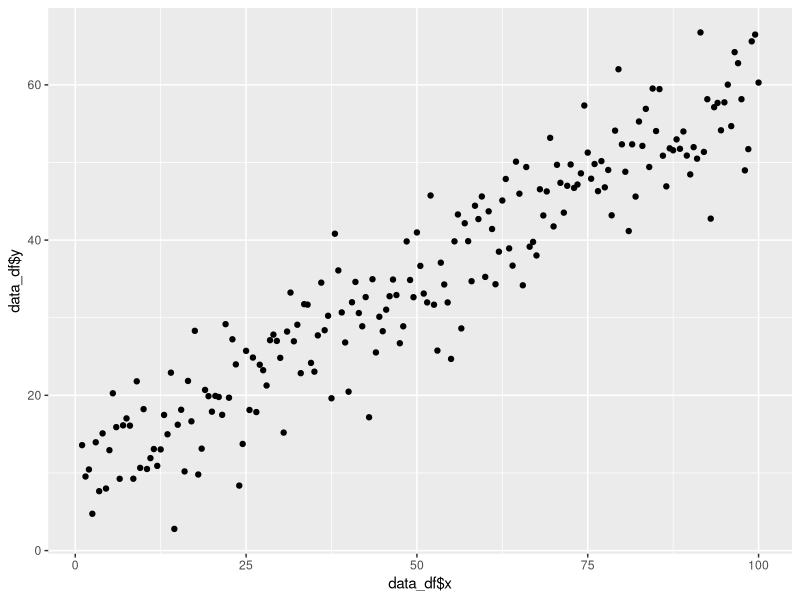
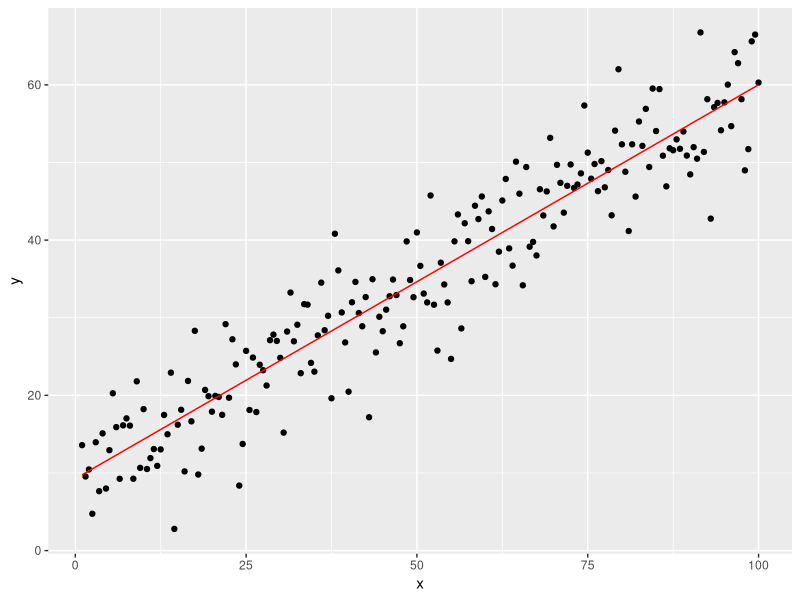
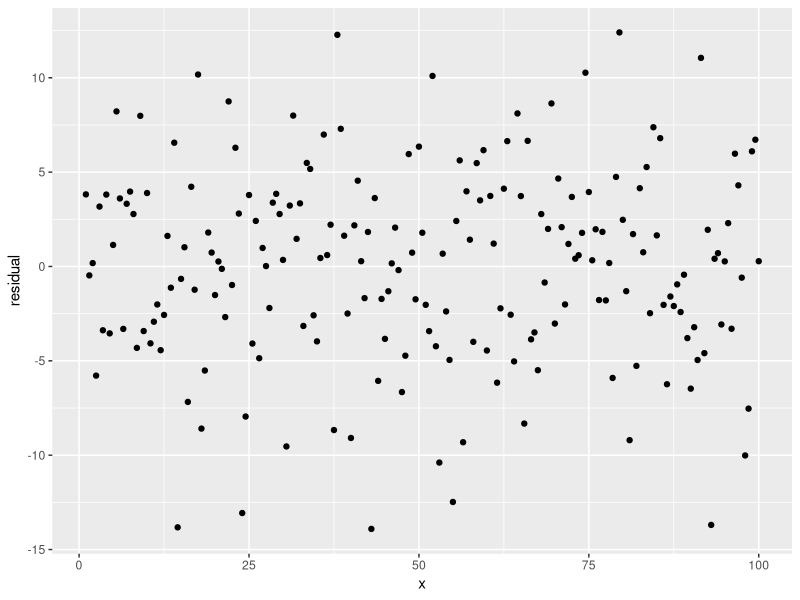
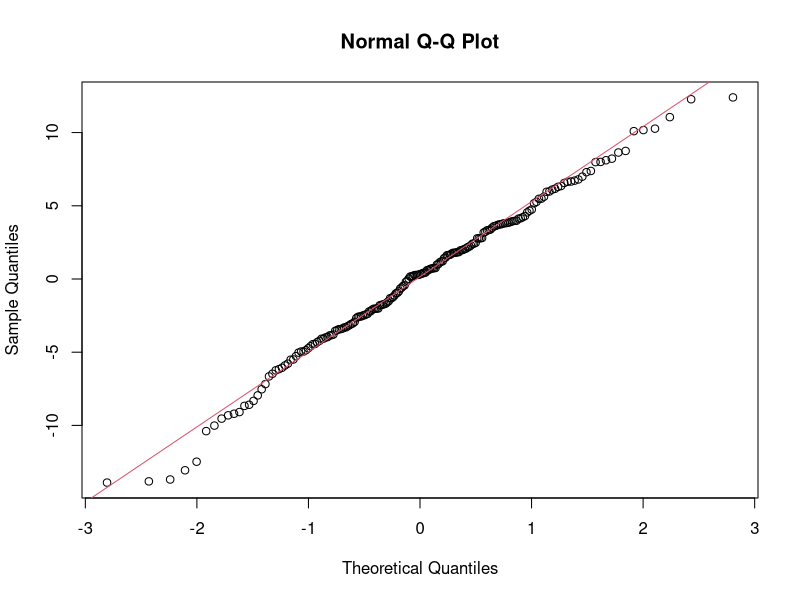
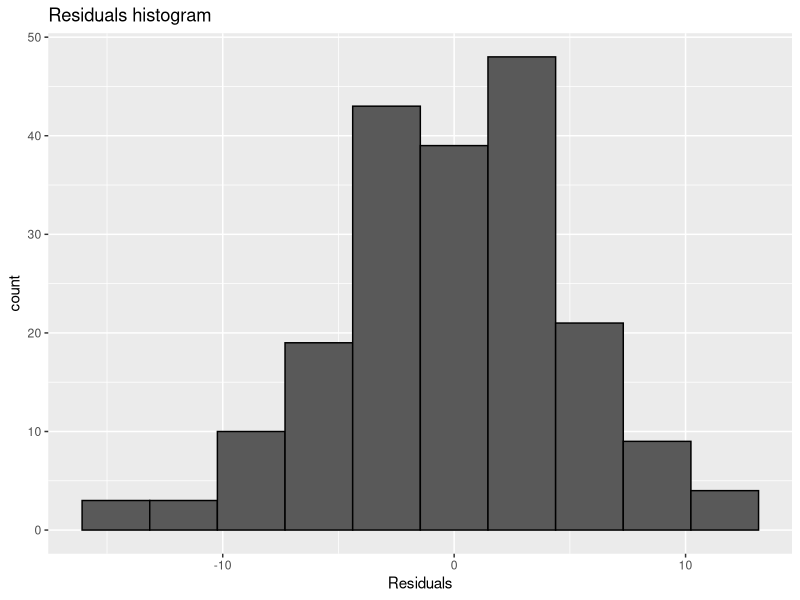

Recreate these plots in R, in order.
## ---- chunk 1
knitr::opts_chunk$set(warning = FALSE, message = FALSE)
## ---- chunk 2
library(ggplot2)  # for plotting 
## ---- chunk 3
# x-axis data
x <- seq(1, 100, 0.5)

# number of points
n <- length(x)

# model y as a linear function of x
y <- 10 + 0.5 * x

# add noise to teh model
y <- y + rnorm(n = n, mean = 0, sd = 5)

# create a dataframe for x and y
data_df <- data.frame(x = x, y = y)

# quick plot
qplot(data_df$x, data_df$y)

## ---- chunk 4
# create a model called "slr" for simple linear regression
slr = lm(y ~ x, data = data_df) 

# contains coeff [1]=intercept, [2]=slope; find with coef(fit)[1]
summary(slr)
## ---- chunk 5
a0 <- coef(slr)[1]
a1 <- coef(slr)[2]
## ---- chunk 6
# setup x variable with range of interest
x_slr <- seq(min(data_df$x), max(data_df$x), 1)

# calculate the fitting function yfit based on the coefficients from the model
y_slr <- a0 + a1 * x_slr

gg <- ggplot()
gg <- gg + geom_point(aes(x = data_df$x, y = data_df$y))
gg <- gg + geom_line(aes(x = x_slr, y = y_slr), colour = 'red')
gg <- gg + labs(x = 'x', y = 'y')
gg
## ---- chunk 7

# fit to each value of x
data_df$y_hat <- a0 + a1 * data_df$x

# calculate the residual
data_df$error <- data_df$y - data_df$y_hat

gg <- ggplot()
gg <- gg + geom_point(aes(x = data_df$x, y = data_df$error))
gg <- gg + labs(x = 'x', y = 'residual')
gg

## ---- chunk 8
qqnorm(data_df$error)
qqline(data_df$error, col = 2)
## ---- chunk 9
gg <- ggplot()
gg <- gg + geom_histogram(aes(x = data_df$error), bins = 10, colour = "black") 
gg <- gg + labs(title = "Residuals histogram", x = "Residuals") 
gg
## ---- chunk 10

# total number of degrees of freedom
df_SST <- n - 1

# One independent variable in the model, therefore df associated with SSR is 1 
df_SSR <- 1

# degrees of freedom for error term
df_SSE <- df_SST - df_SSR

# calculate the mean of the observed data
y_mean <- mean(data_df$y)

# calculate the sum of squares terms
SSR <- sum( (data_df$y_hat - y_mean)^2 )
SSE <- sum( (data_df$y - data_df$y_hat)^2 )

# calculate the F statistic
f_score <- (SSR/df_SSR) / (SSE/df_SSE)

# convert to p value
p_value <- pf(f_score, df_SSR, df_SSE, lower.tail = FALSE)
print(paste('F =', f_score))
print(paste('p-value =', p_value))


# compare to the in-built function in R
summary(slr)
## ---- chunk 11

# Read off Multiple R-squared in the summary or calculate as follows
SST <- SSR + SSE
R_squared <- SSR/SST
R_squared
